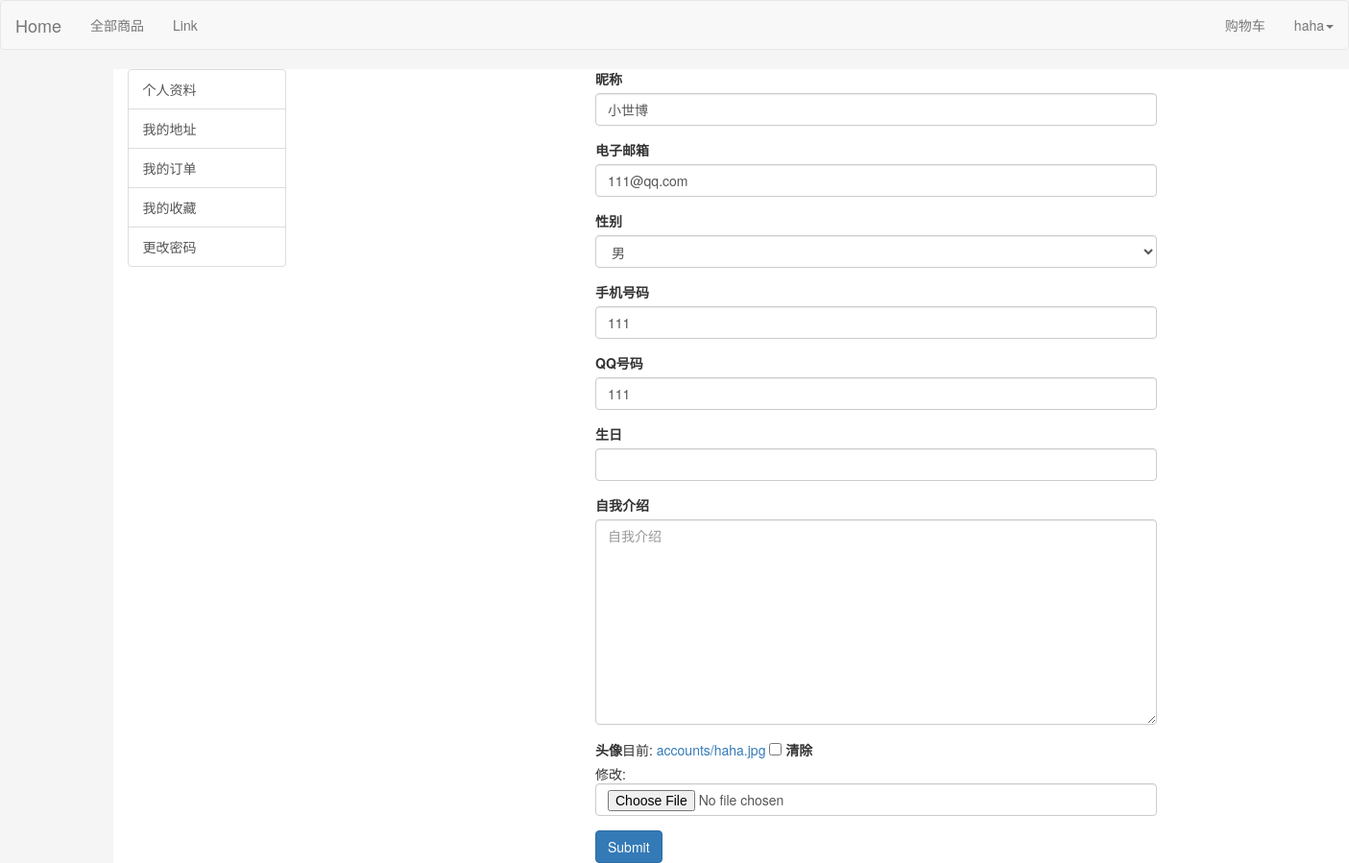
Screenshot of /accounts/edit_profile/ (signed in) with the database file from the repository.
### accounts/models.py (models this page shows, shortened)
class UserProfile(models.Model):
    GENDER_CHOICES = (
        ('M', '男'),
        ('F', '女'),
    )
    user = models.ForeignKey(User, unique=True)
    nikename = models.CharField(blank=True, max_length=20, verbose_name='昵称')
    email = models.EmailField(blank=True, verbose_name='电子邮箱')
    gender = models.CharField(max_length=2, choices=GENDER_CHOICES, verbose_name='性别')
    phone = models.CharField(max_length=20, blank=True, verbose_name='手机号码')
    qq_number = models.CharField(max_length=20, blank=True, verbose_name='QQ号码')
    birthday = models.DateField(blank=True, null=True, verbose_name='生日')
    self_intro = models.TextField(blank=True, verbose_name='自我介绍')
    photo = models.ImageField(upload_to='accounts/', blank=True, verbose_name='头像')

### accounts/views.py (the view)
@login_required
def edit_profile(request):
    if request.method == 'POST':
        postdata = request.POST.copy()
        form = UserProfileForm(postdata)
        if form.is_valid():
            setprofile(request)
            url = urlresolvers.reverse('show_profile')
            if request.FILES.get('photo'):
                photo = request.FILES['photo']
                photo_ext = str(photo).split('.')[-1]
                photo_name = '%s.%s'%(request.user.username, photo_ext)
                img = Image.open(photo)
                img_path = os.path.join(MEDIA_ROOT, 'accounts')
                img_name = os.path.join(img_path, photo_name)
                img.save(img_name)
                count = UserProfile.objects.filter(user=request.user).update(
                    photo='accounts/' + photo_name
                )
                if count:
                    return HttpResponseRedirect(url)
                else:
                    return HttpResponse('头像上传失败')
            return HttpResponseRedirect(url)
    else:
        user_profile = retrieve(request)
        form = UserProfileForm(instance=user_profile)
    return render(request, 'accounts/edit_profile.html', locals())

### accounts/forms.py
class UserProfileForm(forms.ModelForm):
    class Meta:
        model = UserProfile
        exclude = ('user', )

### accounts/views.py (called while the page is built)
def retrieve(request):
    try:
        profile = get_object_or_404(UserProfile, user=request.user)
    except UserProfile.DoesNotExist:
        profile = UserProfile(user=request.user)
        profile.save()
    return profile

### templates/accounts/edit_profile.html (shortened to what this page needs)
{% extends "accounts/accounts-base.html" %}
{% load bootstrap3 %}
{% block account_content %}
<div class="container">
<div class="row">
	<div  style="margin-left:auto; margin-right:auto; width:50%">
		<form action="{% url 'edit_profile' %}" method="post" class="form" enctype="multipart/form-data">
		{% bootstrap_form form %}
		<button type="submit" class="btn btn-primary">
            Submit
        </button>
		</form>
	</div>
</div>
</div>
{% endblock %}

### templates/base.html (shortened to what this page needs)
<!DOCTYPE html>
<html lang="en">
{% load static %}
{% load bootstrap3 %}
{% block head %}
<head>
    <link href="{% static 'css/bootstrap.min.css' %}" rel="stylesheet">
	<link rel="stylesheet" href="{% static 'css/common.css' %}" type="text/css" />
</head>
{% endblock %}
<body style="background-color:#f5f5f5">
    {% block navbar %}
    <div style="">
			<nav class="navbar navbar-default" role="navigation">
				<div class="navbar-header">
					<a class="navbar-brand" href="/">Home</a>
				</div>
				<div class="collapse navbar-collapse" id="bs-example-navbar-collapse-1">
					<ul class="nav navbar-nav">
						<li>
							 <a href="#">全部商品</a>
						</li>
						<li>
							 <a href="#">Link</a>
						</li>
					</ul>
					<ul class="nav navbar-nav navbar-right">
						<li>
							 <a href="{% url 'show_cart' %}">购物车</a>
						</li>
						{% if user.is_authenticated %}
						<li class="dropdown">
							 <a href="#" class="dropdown-toggle" data-toggle="dropdown">
							 {{ user.username }}<strong class="caret"></strong></a>
						</li>
						{% endif %}
					</ul>
				</div>
			</nav>
			</div>
    {% endblock %}
{% block content %}
{%block page_content %}{% endblock %}
{% endblock %}
</body>
</html>

### static/css/common.css (style rules this page uses)
.container { background-color: white; }

### rows the page displays
UserProfile: nikename "小世博", email "111@qq.com", gender "男", phone "111", qq_number "111"

### other values shown
{{ user.username }} "haha"
